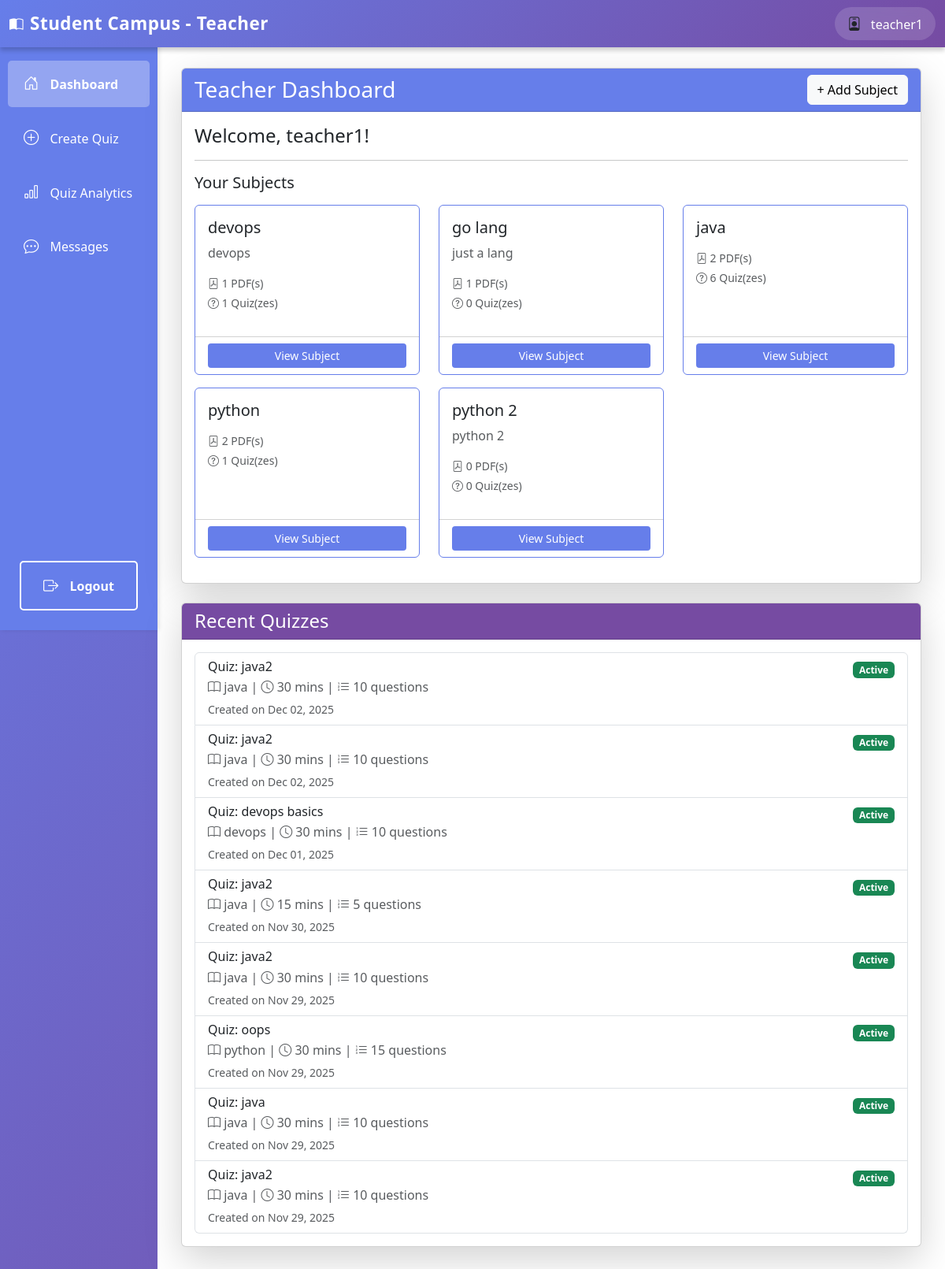
/teacher/dashboard/ (signed in), run on the app's committed database.
### authentication/models.py (models this page shows, shortened)
class User(AbstractUser):
    ROLE_CHOICES = (
        ('student', 'Student'),
        ('teacher', 'Teacher'),
    )
    role = models.CharField(max_length=10, choices=ROLE_CHOICES, default='student')
    def is_teacher(self):
        return self.role == 'teacher'

### teachers/models.py (models this page shows, shortened)
class Subject(models.Model):
    name = models.CharField(max_length=200)
    description = models.TextField(blank=True)
    teacher = models.ForeignKey(User, on_delete=models.CASCADE, related_name='subjects')
    created_at = models.DateTimeField(auto_now_add=True)
    class Meta:
        ordering = ['name']

class Quiz(models.Model):
    title = models.CharField(max_length=200)
    subject = models.ForeignKey(Subject, on_delete=models.CASCADE, related_name='quizzes')
    pdf_note = models.ForeignKey(PDFNote, on_delete=models.CASCADE, related_name='quizzes', null=True)
    description = models.TextField(blank=True)
    duration = models.IntegerField(help_text="Duration in minutes", default=30)
    num_questions = models.IntegerField(default=10)
    topics = models.TextField(blank=True, help_text="Comma-separated topics (optional)")
    difficulty = models.CharField(max_length=20, choices=[('easy', 'Easy'), ('medium', 'Medium'), ('hard', 'Hard')], default='medium')
    created_by = models.ForeignKey(User, on_delete=models.CASCADE, related_name='created_quizzes')
    created_at = models.DateTimeField(auto_now_add=True)
    deadline = models.DateTimeField(null=True, blank=True, help_text="Quiz deadline")
    is_active = models.BooleanField(default=True)
    class Meta:
        ordering = ['-created_at']
        verbose_name_plural = "Quizzes"

### teachers/views.py (the view)
# urls.py: path('dashboard/', views.teacher_dashboard, name='teacher_dashboard'),
@login_required
def teacher_dashboard(request):
    if not request.user.is_teacher():
        return HttpResponseForbidden("You don't have permission to access this page.")
    subjects = Subject.objects.filter(teacher=request.user)
    quizzes = Quiz.objects.filter(created_by=request.user).order_by('-created_at')[:10]
    return render(request, 'teachers/dashboard.html', {'subjects': subjects, 'quizzes': quizzes})

### templates/teachers/dashboard.html (shortened to what this page needs)
{% extends 'teachers/base_teacher.html' %}
{% block teacher_content %}
<div class="row">
    <div class="col-12">
        <div class="card shadow-lg mb-4">
            <div class="card-header d-flex justify-content-between align-items-center" style="background-color: #667eea; color: white;">
                <h3 class="mb-0">Teacher Dashboard</h3>
                <a href="{% url 'create_subject' %}" class="btn btn-light">+ Add Subject</a>
            </div>
            <div class="card-body">
                <h4>Welcome, {{ user.username }}!</h4>
                <hr>
                <h5>Your Subjects</h5>
                {% if subjects %}
                    <div class="row mt-3">
                        {% for subject in subjects %}
                            <div class="col-md-4 mb-3">
                                <div class="card h-100" style="border-color: #667eea;">
                                    <div class="card-body">
                                        <h5 class="card-title">{{ subject.name }}</h5>
                                        <p class="card-text text-muted">{{ subject.description|truncatewords:15 }}</p>
                                        <p class="text-muted small mb-1">
                                            <i class="bi bi-file-pdf"></i> {{ subject.notes.count }} PDF(s)
                                        </p>
                                        <p class="text-muted small">
                                            <i class="bi bi-question-circle"></i> {{ subject.quizzes.count }} Quiz(zes)
                                        </p>
                                    </div>
                                    <div class="card-footer bg-transparent">
                                        <a href="{% url 'teacher_subject_detail' subject.id %}" class="btn btn-sm w-100" style="background-color: #667eea; color: white;">View Subject</a>
                                    </div>
                                </div>
                            </div>
                        {% endfor %}
                    </div>
                {% else %}
                    <div class="alert alert-info">
                        No subjects created yet. Click "Create Subject" to add your first subject.
                    </div>
                {% endif %}
            </div>
        </div>
    </div>
    <div class="col-12">
        <div class="card shadow-lg">
            <div class="card-header" style="background-color: #764ba2; color: white;">
                <h4 class="mb-0">Recent Quizzes</h4>
            </div>
            <div class="card-body">
                {% if quizzes %}
                    <div class="list-group">
                        {% for quiz in quizzes %}
                            <div class="list-group-item">
                                <div class="d-flex justify-content-between align-items-start">
                                    <div>
                                        <h6 class="mb-1">{{ quiz.title }}</h6>
                                        <p class="mb-1 text-muted">
                                            <i class="bi bi-book"></i> {{ quiz.subject.name }} |
                                            <i class="bi bi-clock"></i> {{ quiz.duration }} mins |
                                            <i class="bi bi-list-ol"></i> {{ quiz.questions.count }} questions
                                        </p>
                                        <small class="text-muted">Created on {{ quiz.created_at|date:"M d, Y" }}</small>
                                    </div>
                                    <div>
                                        {% if quiz.is_active %}
                                            <span class="badge bg-success">Active</span>
                                        {% else %}
                                            <span class="badge bg-secondary">Inactive</span>
                                        {% endif %}
                                    </div>
                                </div>
                            </div>
                        {% endfor %}
                    </div>
                {% else %}
                    <div class="alert alert-info">
                        No quizzes created yet. Click "Create Quiz" in the sidebar to add your first quiz.
                    </div>
                {% endif %}
            </div>
        </div>
    </div>
</div>
{% endblock %}

### templates/teachers/base_teacher.html (shortened to what this page needs)
<!DOCTYPE html>
<html lang="en">
<head>
    <link href="https://cdn.jsdelivr.net/npm/bootstrap@5.3.0/dist/css/bootstrap.min.css" rel="stylesheet">
    <link href="https://cdn.jsdelivr.net/npm/bootstrap-icons@1.10.0/font/bootstrap-icons.css" rel="stylesheet">
</head>
<body>
    <div class="position-fixed top-0 end-0 p-3" style="z-index: 11000;">
    </div>
    <nav class="navbar navbar-expand-lg navbar-light bg-light">
        <div class="container-fluid">
            <a class="navbar-brand fw-bold" href="{% url 'teacher_dashboard' %}">
                <i class="bi bi-book-half me-2"></i>Student Campus - Teacher
            </a>
            <div class="ms-auto d-flex align-items-center gap-3">
                <div class="user-info">
                    <i class="bi bi-person-badge me-2"></i>
                    <span>{{ user.username }}</span>
                </div>
            </div>
        </div>
    </nav>
    <div class="container-fluid">
        <div class="row">
            <div class="col-md-2 p-0">
                <div class="sidebar">
                    <nav class="nav flex-column">
                        <a class="nav-link {% if request.resolver_match.url_name == 'teacher_dashboard' %}active{% endif %}" href="{% url 'teacher_dashboard' %}">
                            <i class="bi bi-house-door"></i> Dashboard
                        </a>
                        <a class="nav-link {% if request.resolver_match.url_name == 'create_quiz' or request.resolver_match.url_name == 'generate_quiz' %}active{% endif %}" href="{% url 'create_quiz' %}">
                            <i class="bi bi-plus-circle"></i> Create Quiz
                        </a>
                        <a class="nav-link {% if request.resolver_match.url_name == 'quiz_analytics' %}active{% endif %}" href="{% url 'quiz_analytics' %}">
                            <i class="bi bi-bar-chart"></i> Quiz Analytics
                        </a>
                        <a class="nav-link {% if request.resolver_match.url_name == 'teacher_chat' or request.resolver_match.url_name == 'teacher_chat_with' %}active{% endif %}" href="{% url 'teacher_chat' %}">
                            <i class="bi bi-chat-dots"></i> Messages
                        </a>
                        <a class="nav-link logout-btn" href="{% url 'logout' %}">
                            <i class="bi bi-box-arrow-right"></i> Logout
                        </a>
                    </nav>
                </div>
            </div>
            <div class="col-md-10 p-0">
                <div class="main-content">
                    {% block teacher_content %}
                    {% endblock %}
                </div>
            </div>
        </div>
    </div>
</body>
</html>

### templates/teachers/base_teacher.html (style rules this page uses)
body { background: linear-gradient(135deg, #667eea 0%, #764ba2 100%); min-height: 100vh; padding-top: 56px; }
.navbar { position: fixed; top: 0; left: 0; right: 0; z-index: 1000; background: linear-gradient(135deg, #667eea 0%, #764ba2 100%) !important; box-shadow: 0 4px 6px rgba(0,0,0,0.2); border: none; }
.navbar-brand { color: white !important; font-weight: 700; font-size: 1.4rem; letter-spacing: 0.5px; }
.navbar span { color: white; font-weight: 500; }
.user-info { background: rgba(255, 255, 255, 0.15); padding: 8px 16px; border-radius: 25px; backdrop-filter: blur(10px); }
.navbar .bi { font-size: 1.1rem; }
.sidebar { height: calc(100vh - 56px); background-color: #667eea; box-shadow: 2px 0 5px rgba(0,0,0,0.1); position: sticky; top: 56px; display: flex; flex-direction: column; }
.sidebar .nav { display: flex; flex-direction: column; flex: 1; padding-top: 1rem; }
.sidebar .nav-link { color: #fff; padding: 15px 20px; border-radius: 5px; margin: 5px 10px; transition: all 0.3s; }
.sidebar .nav-link.active { background-color: rgba(255,255,255,0.3); font-weight: bold; }
.sidebar .nav-link i { margin-right: 10px; font-size: 1.2rem; }
.logout-btn { position: absolute; bottom: 20px; left: 15px; right: 15px; background-color: transparent; color: white; border: 2px solid white; font-weight: 600; transition: all 0.3s; text-align: center; padding: 10px; border-radius: 5px; text-decoration: none; display: block; }
.main-content { background-color: #fff; min-height: 100vh; padding: 30px; }

### data on the page
User: username "teacher1"
Subject: name "devops", description "devops", notes.count "1", quizzes.count "1"
Subject: name "go lang", description "just a lang", notes.count "1", quizzes.count "0"
Subject: name "java", notes.count "2", quizzes.count "6"
Subject: name "python", notes.count "2", quizzes.count "1"
Subject: name "python 2", description "python 2", notes.count "0", quizzes.count "0"
Quiz: title "Quiz: java2", subject.name "java", duration "30", questions.count "10", created_at "Dec 02, 2025", is_active "Active"
Quiz: title "Quiz: java2", subject.name "java", duration "30", questions.count "10", created_at "Dec 02, 2025", is_active "Active"
Quiz: title "Quiz: devops basics", subject.name "devops", duration "30", questions.count "10", created_at "Dec 01, 2025", is_active "Active"
Quiz: title "Quiz: java2", subject.name "java", duration "15", questions.count "5", created_at "Nov 30, 2025", is_active "Active"
Quiz: title "Quiz: java2", subject.name "java", duration "30", questions.count "10", created_at "Nov 29, 2025", is_active "Active"
Quiz: title "Quiz: oops", subject.name "python", duration "30", questions.count "15", created_at "Nov 29, 2025", is_active "Active"
Quiz: title "Quiz: java", subject.name "java", duration "30", questions.count "10", created_at "Nov 29, 2025", is_active "Active"
Quiz: title "Quiz: java2", subject.name "java", duration "30", questions.count "10", created_at "Nov 29, 2025", is_active "Active"
